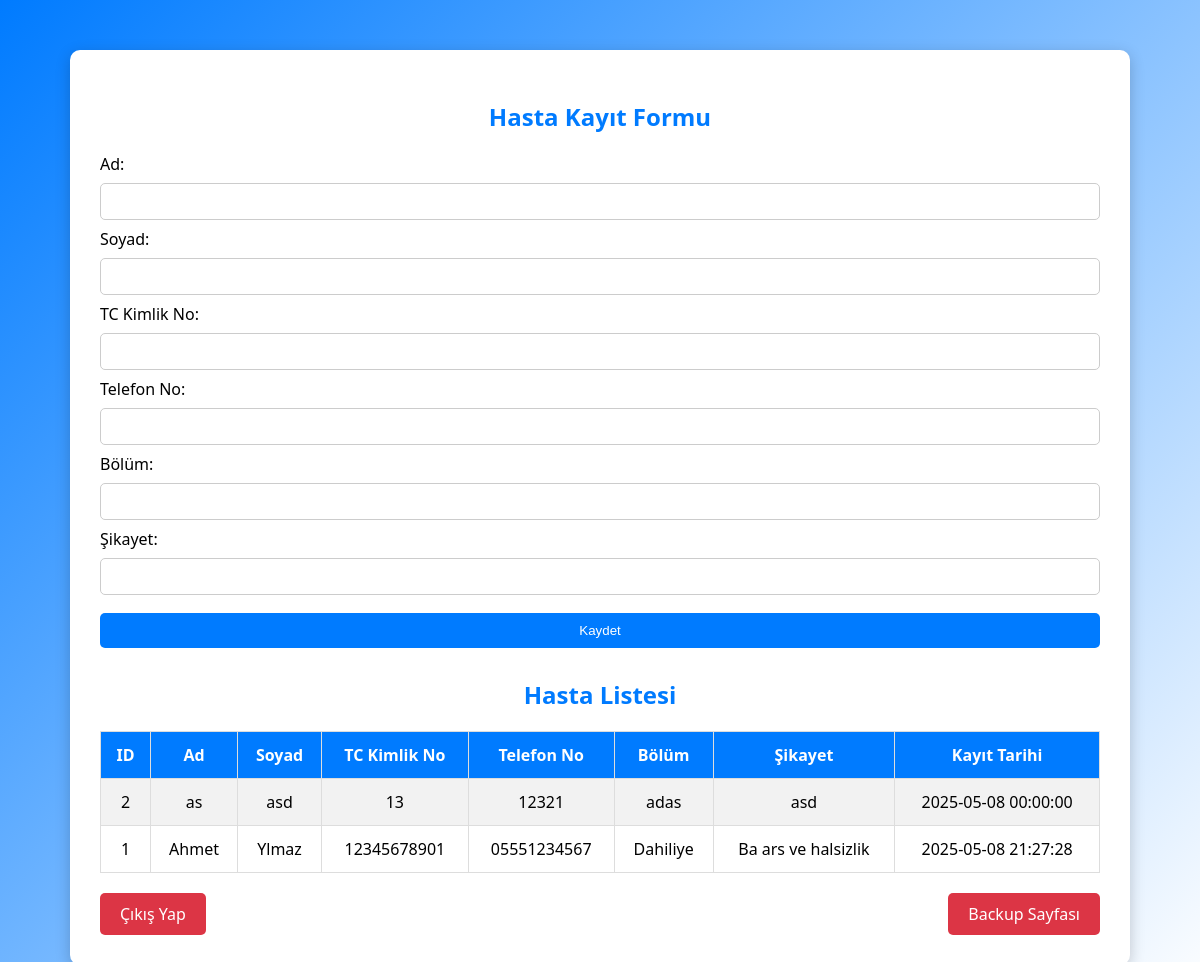
/dashboard.php (signed in), run on the app's committed database.
### tables this page shows
CREATE TABLE `patients` (
  `id` int NOT NULL AUTO_INCREMENT,
  `ad` varchar(50) NOT NULL,
  `soyad` varchar(50) NOT NULL,
  `tc_kimlik_no` varchar(11) NOT NULL,
  `telefon_no` varchar(15) DEFAULT NULL,
  `bolum` varchar(100) DEFAULT NULL,
  `sikayet` text,
  `kayit_tarihi` timestamp NULL DEFAULT CURRENT_TIMESTAMP,
  PRIMARY KEY (`id`),
  UNIQUE KEY `tc_kimlik_no` (`tc_kimlik_no`)
);

### dashboard.php (the view, shortened to what this page needs)
<?php
$servername = "db";
$username = "myuser";
$password = "mypassword";
$dbname = "hasta_kayit";
$conn = new mysqli($servername, $username, $password, $dbname);
$sql = "SELECT id, ad, soyad, tc_kimlik_no, telefon_no, bolum, sikayet, kayit_tarihi FROM patients ORDER BY id DESC";
$result = $conn->query($sql);
?>
<!DOCTYPE html>
<html lang="tr">
<head>
</head>
<body>
<div class="container">
    <h2>Hasta Kayıt Formu</h2>
    <form method="POST" action="">
        <label>Ad:</label>
        <input type="text" name="ad" required>
        <label>Soyad:</label>
        <input type="text" name="soyad" required>
        <label>TC Kimlik No:</label>
        <input type="text" name="tc_kimlik_no" required>
        <label>Telefon No:</label>
        <input type="text" name="telefon_no" required>
        <label>Bölüm:</label>
        <input type="text" name="bolum" required>
        <label>Şikayet:</label>
        <input type="text" name="sikayet" required>
        <input type="submit" value="Kaydet">
    </form>
    <h2>Hasta Listesi</h2>
    <table>
        <tr>
            <th>ID</th>
            <th>Ad</th>
            <th>Soyad</th>
            <th>TC Kimlik No</th>
            <th>Telefon No</th>
            <th>Bölüm</th>
            <th>Şikayet</th>
            <th>Kayıt Tarihi</th>
        </tr>
        <?php
        if ($result->num_rows > 0) {
            while($row = $result->fetch_assoc()) {
                echo "<tr>
                        <td>".htmlspecialchars($row['id'])."</td>
                        <td>".htmlspecialchars($row['ad'])."</td>
                        <td>".htmlspecialchars($row['soyad'])."</td>
                        <td>".htmlspecialchars($row['tc_kimlik_no'])."</td>
                        <td>".htmlspecialchars($row['telefon_no'])."</td>
                        <td>".htmlspecialchars($row['bolum'])."</td>
                        <td>".htmlspecialchars($row['sikayet'])."</td>
                        <td>".htmlspecialchars($row['kayit_tarihi'])."</td>
                      </tr>";
            }
        } else {
            echo "<tr><td colspan='8'>Kayıtlı hasta bulunamadı.</td></tr>";
        }
        ?>
    </table>
    <a class="logout" href="logout.php">Çıkış Yap</a>
    <a class="login" href="backup.php">Backup Sayfası</a>
</div>
</body>
</html>

### dashboard.php (style rules this page uses)
body { background: linear-gradient(135deg, #007BFF, #ffffff); font-family: 'Segoe UI', Tahoma, Geneva, Verdana, sans-serif; margin: 0; padding: 0; }
.container { max-width: 1000px; margin: 50px auto; background: white; padding: 30px; border-radius: 10px; box-shadow: 0 4px 15px rgba(0,0,0,0.2); }
h2 { text-align: center; color: #007BFF; margin-bottom: 20px; }
form { margin-bottom: 30px; }
input[type="text"], input[type="date"] { width: 100%; padding: 10px; margin: 8px 0; box-sizing: border-box; border: 1px solid #ccc; border-radius: 5px; }
input[type="submit"] { background-color: #007BFF; color: white; padding: 10px 20px; border: none; border-radius: 5px; cursor: pointer; display: block; margin-top: 10px; width: 100%; }
table { width: 100%; border-collapse: collapse; margin-top: 20px; }
th, td { border: 1px solid #ddd; padding: 12px; text-align: center; }
th { background-color: #007BFF; color: white; }
tr:nth-child(even) { background-color: #f2f2f2; }
.logout { display: inline-block; margin-top: 20px; padding: 10px 20px; background: #dc3545; color: white; text-decoration: none; border-radius: 5px; text-align: center; }
.login { display: inline-block; margin-top: 20px; padding: 10px 20px; background: #dc3545; color: white; text-decoration: none; border-radius: 5px; text-align: center; float: right; }

### data on the page
patients: id "2", ad "as", soyad "asd", tc_kimlik_no "13", telefon_no "12321", bolum "adas", sikayet "asd", kayit_tarihi "2025-05-08 00:00:00"
patients: id "1", ad "Ahmet", soyad "Ylmaz", tc_kimlik_no "12345678901", telefon_no "05551234567", bolum "Dahiliye", sikayet "Ba ars ve halsizlik", kayit_tarihi "2025-05-08 21:27:28"
